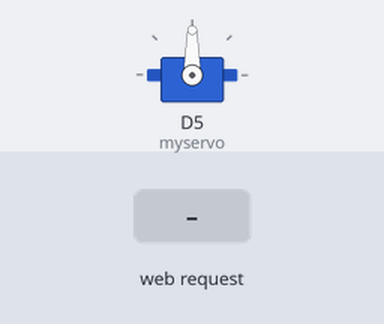
Bench run of a sketch on a simulated ESP8266 (NodeMCU). Shown: servo. The inputs (shaded band) are chosen by the test bench. WiFi joins after 1.5 s; servers stay silent unless stated; what the sketch prints to the serial monitor is not drawn.

Above: at 4.2 s.
4.3 s: HTTP request GET /servo received
At 5.1 s:
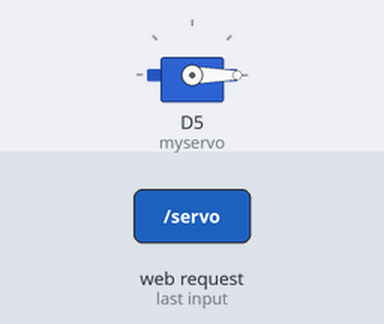
5.8 s: HTTP request GET /servo?angle=120 received
At 6.2 s:
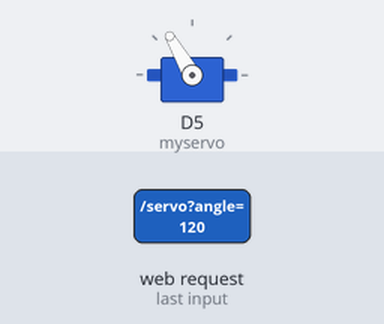
7.3 s: HTTP request GET /servo?angle=0 received
At 8.6 s:
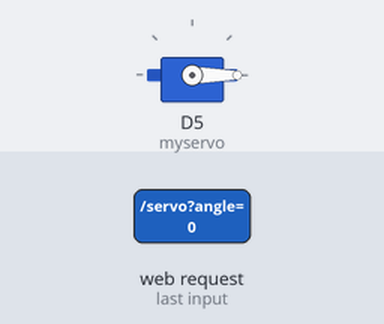
Timing chart, 0 to 10.3 s (numbered marks = the images above; inputs shaded):
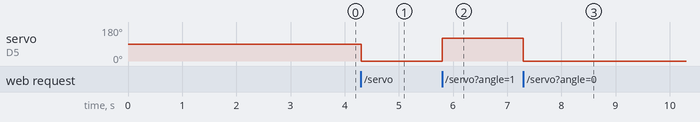

Measured:
- after the input at 4.3 s, servo on D5 (myservo): 90° → 0° at once
- after the input at 5.8 s, servo on D5 (myservo): 0° → 120° at once
- after the input at 7.3 s, servo on D5 (myservo): 120° → 0° at once

The sketch:

Servo_Line.ino
```cpp
#include <ESP8266WiFi.h>
#include <ESP8266WebServer.h>

const char* ssid = "Wifiofme";
const char* password = "12345678";

// Khởi tạo đối tượng máy chủ web
ESP8266WebServer server(80);


#include <Servo.h>
Servo myservo;
void handleServo() {
  String angleString = server.arg("angle");
  int angle = angleString.toInt();
  Serial.println(angle);
  myservo.write(angle);
  server.send(200, "text/plain", "success");

}

const int linePin = D1;
void handleLine() {
  server.send(200, "text/plain", String(digitalRead(linePin)));
}

void setup() {
  // Khởi động Serial để theo dõi thông tin debug
  Serial.begin(9600);
  Serial.println("Kết nối đến WiFi");

  // Kết nối WiFi
  WiFi.begin(ssid, password);
  Serial.println("Kết nối đến WiFi");
  while (WiFi.status() != WL_CONNECTED) {
    Serial.print(".");
    delay(1000);
  }
  Serial.println("Đã kết nối thành công!");
  server.on("/line", handleLine);
  server.on("/servo", handleServo);

  // Khởi động máy chủ
  server.enableCORS(true);
  server.begin();
  Serial.println("Server started");
  Serial.print("IP Address of network: "); // will IP address on Serial Monitor
  Serial.println(WiFi.localIP());
  Serial.print("Copy and paste the following URL: https://");
  Serial.print(WiFi.localIP());
  Serial.println("/");

  // stepper.Enable();
  myservo.attach(D5,500, 2400);
  pinMode(linePin, INPUT);
  delay(1000);
}

void loop() {
  server.handleClient(); // Xử lý các yêu cầu từ client
}
```
